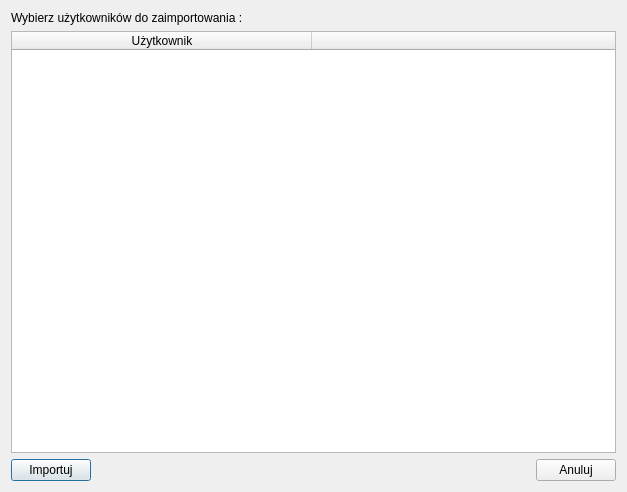
<?xml version="1.0" encoding="UTF-8"?>
<ui version="4.0">
 <class>Dialog</class>
 <widget class="QDialog" name="Dialog">
  <property name="windowModality">
   <enum>Qt::WindowModal</enum>
  </property>
  <property name="geometry">
   <rect>
    <x>0</x>
    <y>0</y>
    <width>627</width>
    <height>492</height>
   </rect>
  </property>
  <property name="windowTitle">
   <string>Użytkownicy  - importowanie</string>
  </property>
  <property name="modal">
   <bool>true</bool>
  </property>
  <layout class="QVBoxLayout" name="verticalLayout">
   <item>
    <widget class="QLabel" name="label">
     <property name="text">
      <string>Wybierz użytkowników do zaimportowania :</string>
     </property>
    </widget>
   </item>
   <item>
    <widget class="QTableWidget" name="tableWidget">
     <attribute name="horizontalHeaderDefaultSectionSize">
      <number>300</number>
     </attribute>
     <attribute name="horizontalHeaderStretchLastSection">
      <bool>true</bool>
     </attribute>
     <attribute name="verticalHeaderStretchLastSection">
      <bool>false</bool>
     </attribute>
     <column>
      <property name="text">
       <string>Użytkownik</string>
      </property>
     </column>
     <column>
      <property name="text">
       <string/>
      </property>
     </column>
    </widget>
   </item>
   <item>
    <layout class="QHBoxLayout" name="horizontalLayout">
     <item>
      <widget class="QPushButton" name="importButton">
       <property name="text">
        <string>Importuj</string>
       </property>
      </widget>
     </item>
     <item>
      <spacer name="horizontalSpacer">
       <property name="orientation">
        <enum>Qt::Horizontal</enum>
       </property>
       <property name="sizeHint" stdset="0">
        <size>
         <width>40</width>
         <height>20</height>
        </size>
       </property>
      </spacer>
     </item>
     <item>
      <widget class="QPushButton" name="cancleButton">
       <property name="text">
        <string>Anuluj</string>
       </property>
      </widget>
     </item>
    </layout>
   </item>
  </layout>
 </widget>
 <resources/>
 <connections/>
</ui>
